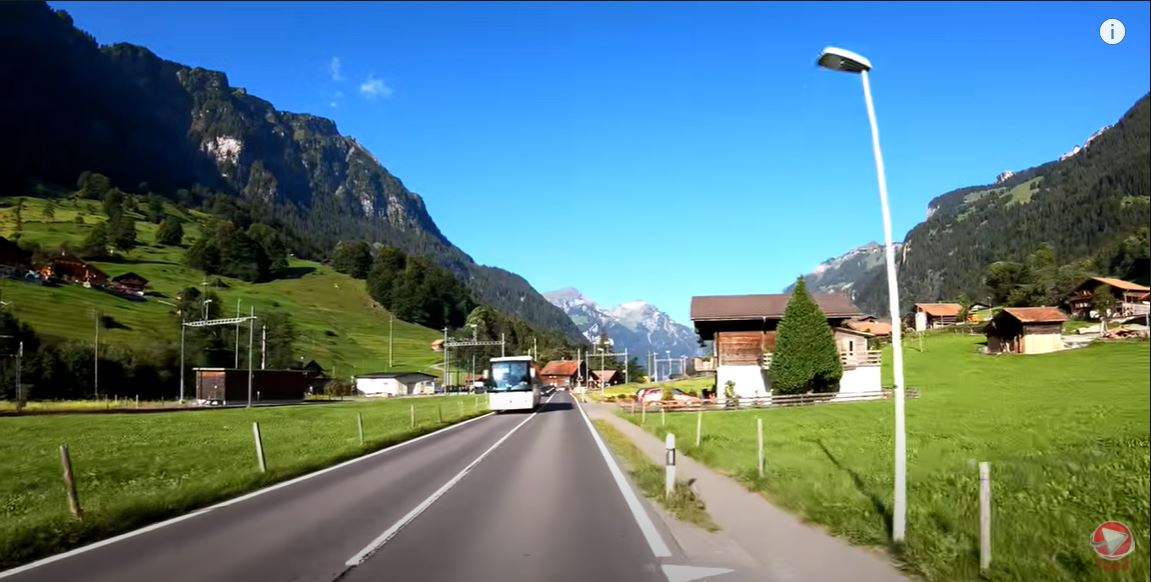
#> input picture Prueba1.JPG, 1151 x 582 px, given in place of video_autovia_corto.mp4, which was not available
$ python test_aislar_carretera.py
#> lines starting #> are read from the running program, lines starting #| are printed output that depends on the picture; after the words box and inside, x2 and y2 are one past the last pixel; in counts of white or black regions, pixels touching at a corner belong together; pictures that were not available may be replaced by others from this repository, and a replacement may not be noted
#> further down, frame is the input picture: shape (582, 1151, 3); mean B, G, R 124.4, 121.9, 89.9
import cv2
import numpy as np
import math


def seleccionaCarretera(imagen, umbral):

#> called with umbral = 100
    imagen = imagen[int(imagen.shape[0] / 3):int(imagen.shape[0]) , ::]
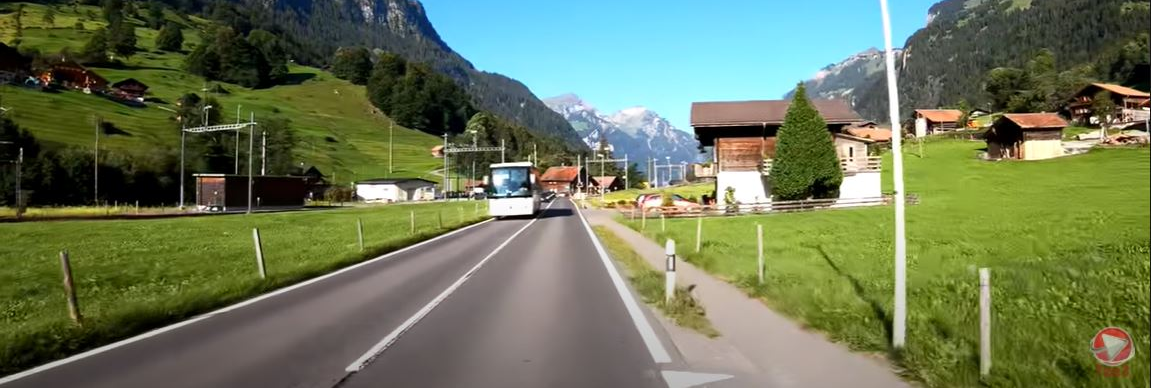
#> imagen: shape (388, 1151, 3); mean of channels 0, 1, 2 87.9, 119.1, 107.4; drawn as B, G, R
    hsv = cv2.cvtColor(imagen, cv2.COLOR_BGR2HSV)
#> hsv: shape (388, 1151, 3); mean H, S, V 45.2, 115.8, 126.6
    b,g,r = cv2.split(imagen)
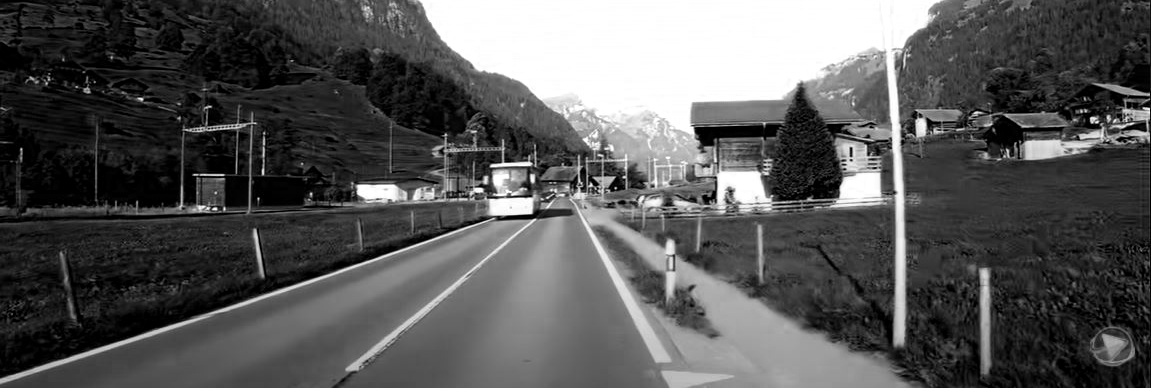
#> b: shape (388, 1151); min 0, max 255, mean 87.9
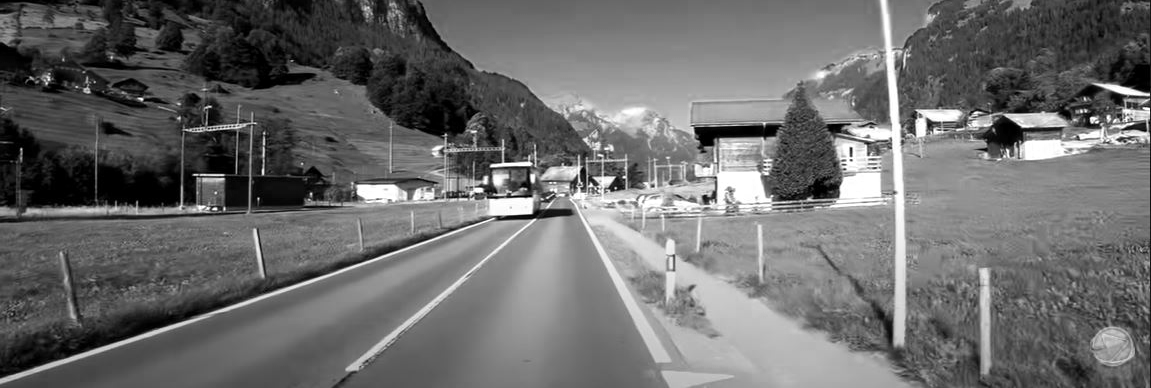
#> r: shape (388, 1151); min 0, max 255, mean 107.4
    h,s,v = cv2.split(hsv)
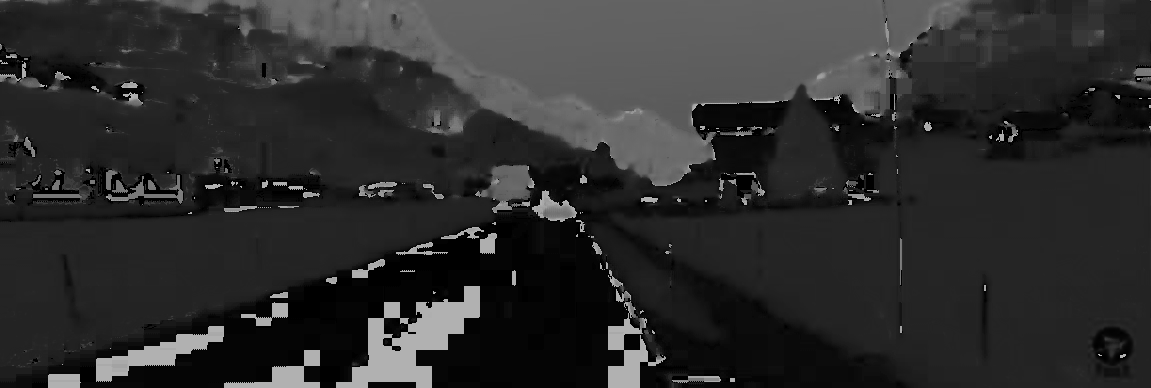
#> h: shape (388, 1151); min 0, max 179, mean 45.2
    blurry_s = cv2.blur(s, (7,7))
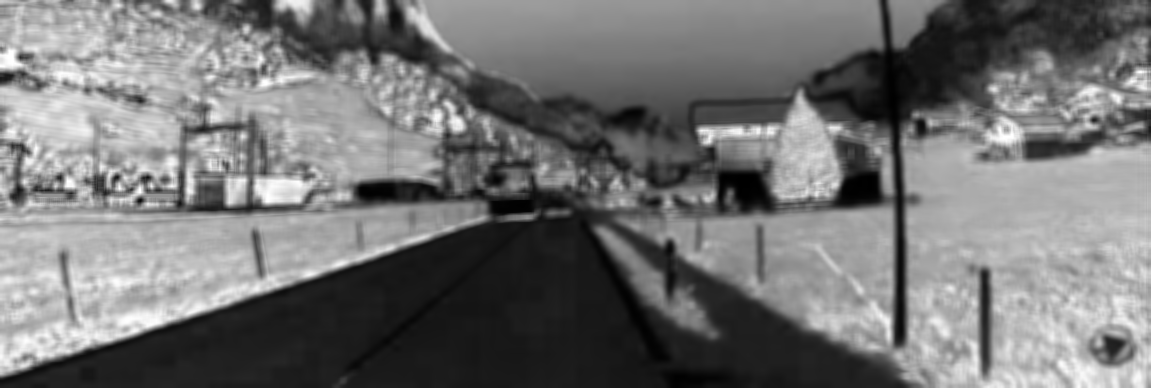
#> blurry_s: shape (388, 1151); min 0, max 255, mean 115.7
    blurry_v = cv2.blur(v, (7,7))
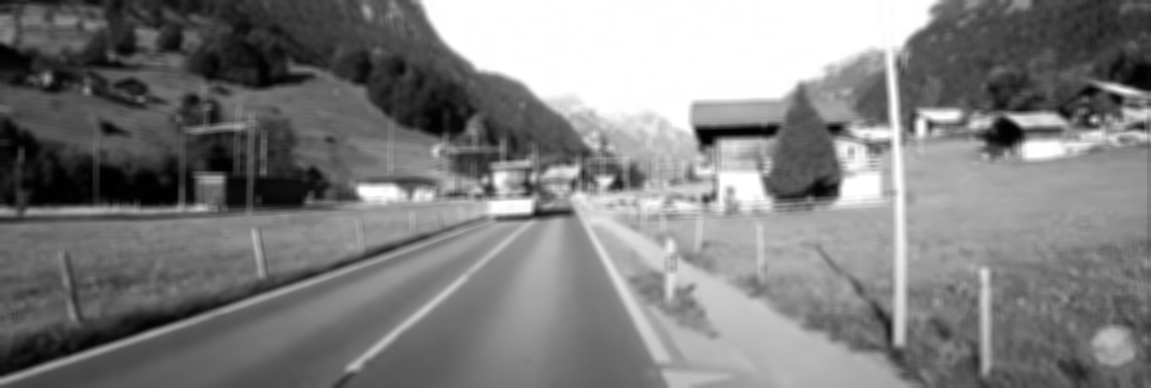
#> blurry_v: shape (388, 1151); min 0, max 255, mean 126.6
    _, binarizado_s = cv2.threshold(s, 50, 255, cv2.THRESH_BINARY_INV)
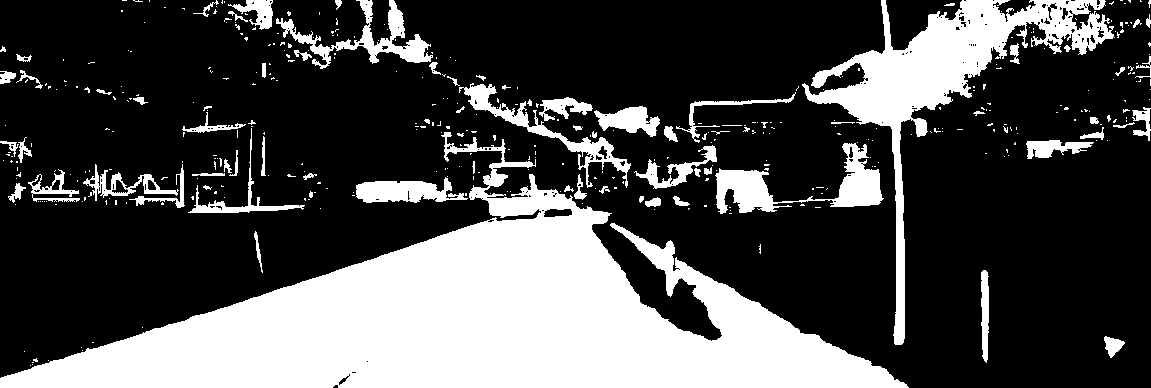
#> binarizado_s: shape (388, 1151); 29% white; 414 white regions (338 under 20 px), largest, box (x1, y1, x2, y2) and area: (0, 132, 909, 388) 87542, (802, 0, 1115, 345) 17760, (715, 143, 884, 214) 3965
    return binarizado_s


video = cv2.VideoCapture('video_autovia_corto.mp4')
while(video.isOpened()):
    ret, frame = video.read()
    if ret == True:
        frameP = seleccionaCarretera(frame, 100)
        cv2.imshow('Frame100', frameP)


        if cv2.waitKey(25) & 0xFF == ord('q'):
#> (key q is pressed here)
            break
    else:
        break

video.release()

cv2.destroyAllWindows()

$ run again, on Prueba2.JPG
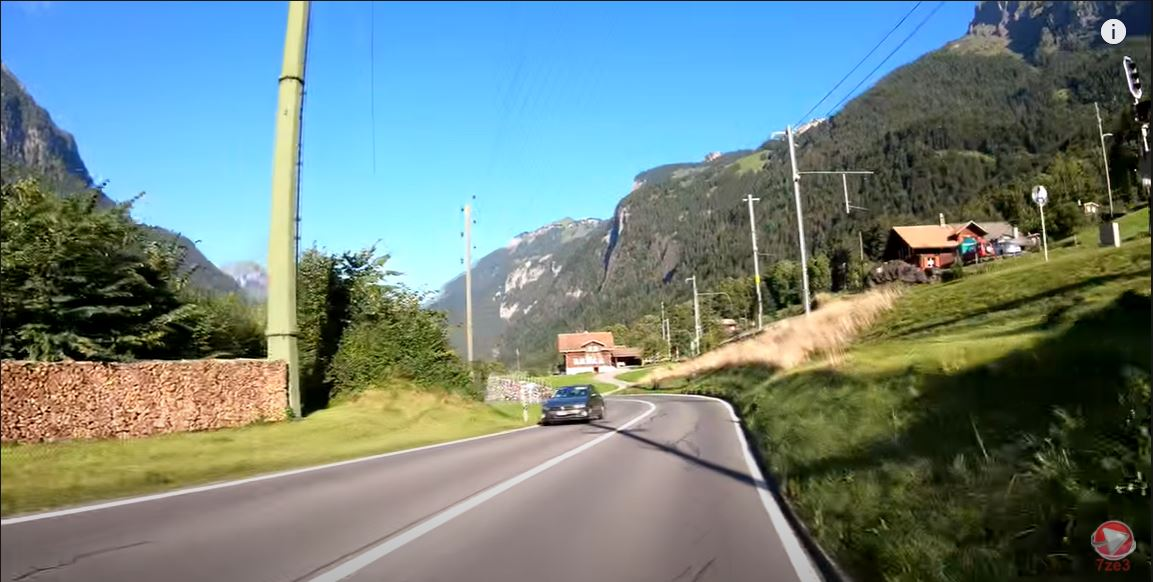
#> input picture Prueba2.JPG, 1153 x 582 px, given in place of video_autovia_corto.mp4, which was not available
#> frame is the input picture: shape (582, 1153, 3); mean B, G, R 127.4, 130.9, 111.4
#> hsv: shape (388, 1153, 3); mean H, S, V 34, 102.8, 127.2
#> in seleccionaCarretera, `blurry_v = cv2.blur(v, (7,7))`:
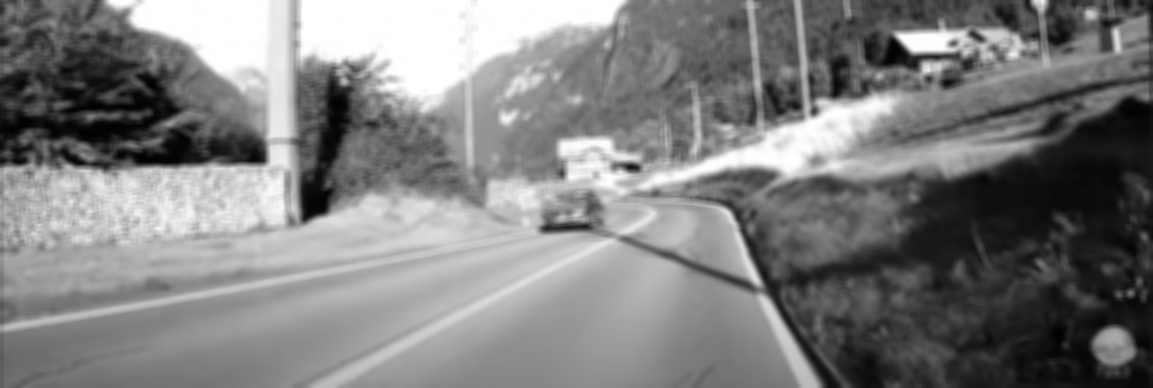
#> blurry_v: shape (388, 1153); min 1, max 255, mean 127.2
#> in seleccionaCarretera, `_, binarizado_s = cv2.threshold(s, 50, 255, cv2.THRESH_BINARY_INV)`:
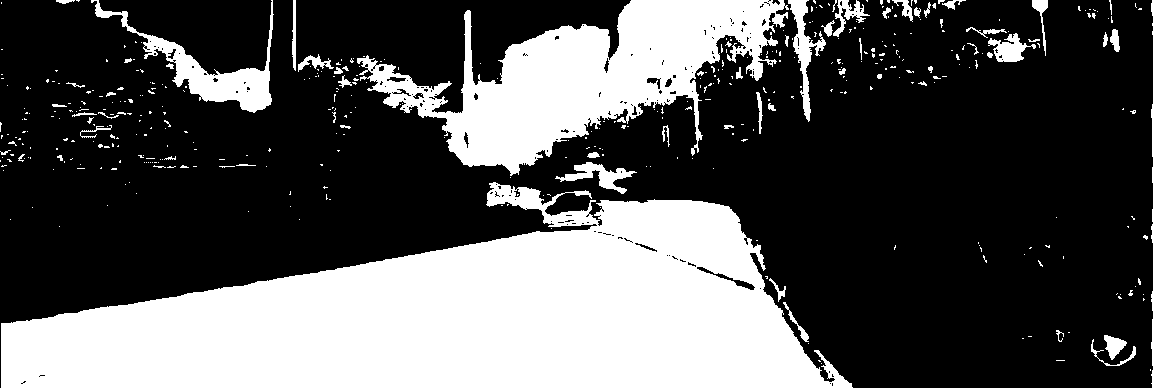
#> binarizado_s: shape (388, 1153); 33% white; 448 white regions (381 under 20 px), largest, box (x1, y1, x2, y2) and area: (1, 182, 853, 388) 102733, (357, 0, 789, 176) 31733, (91, 0, 274, 113) 4204
